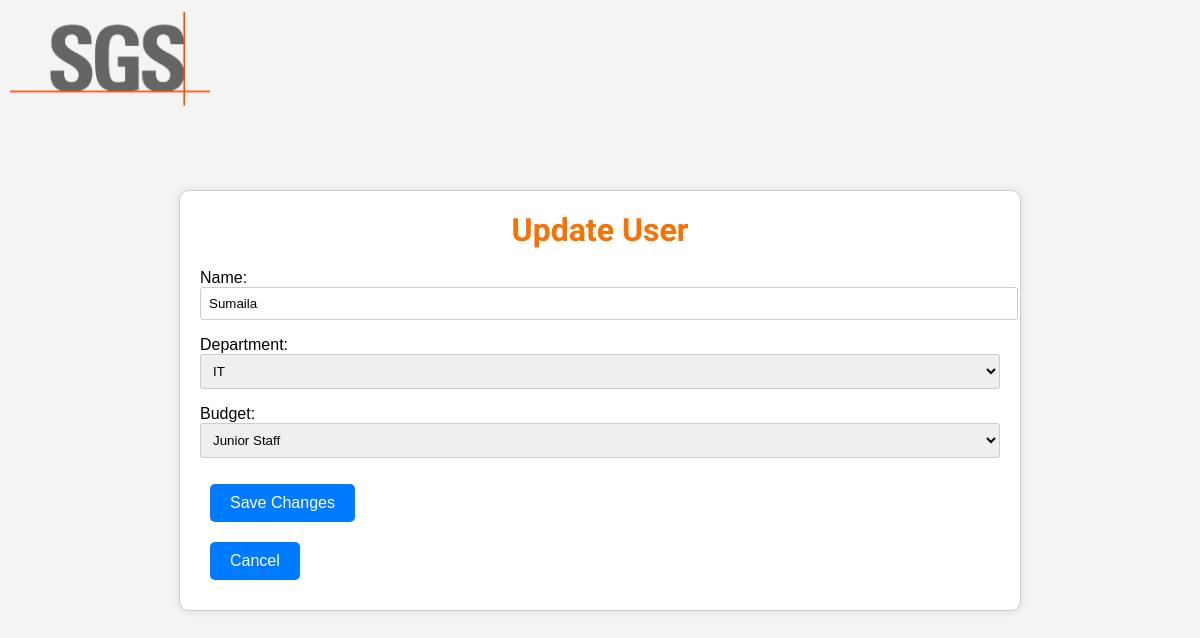
Page /users/update/1/ on the committed database.
### core/models.py (models this page shows, shortened)
class CustomUser(models.Model):
    name = models.CharField(max_length=100)
    department = models.ForeignKey(Department, on_delete=models.CASCADE)
    budget = models.ForeignKey(Budget, on_delete=models.SET_NULL, null=True, blank=True)

class Department(models.Model):
    name = models.CharField(max_length=100)
    def __str__(self):
        return self.name

### core/views.py (the view)
# urls.py: path('users/update/<int:user_id>/', views.update_user, name='update_user'),
def update_user(request, user_id):
    user = get_object_or_404(CustomUser, id=user_id)
    if request.method == 'POST':
        form = UserForm(request.POST, instance=user)
        if form.is_valid():
            form.save()
            return redirect('user_list')
    else:
        form = UserForm(instance=user)
    return render(request, 'core/update_user.html', {'form': form})

### core/forms.py
class UserForm(forms.ModelForm):
    class Meta:
        model = CustomUser
        fields = ['name', 'department', 'budget']

### core/models.py (called while the page is built)
    def __str__(self):
        return self.classification

### core/templates/core/update_user.html (shortened to what this page needs)
{% extends 'core/base.html' %}
{% block content %}
<div class="container">
    <div class="topbar">
        <div class="titlepart">
            <h1>Update User</h1>
        </div>
    </div>
    <form method="post">
        {{ form.as_p }}
        <button type="submit" class="button">Save Changes</button>
    </form>
    <a href="{% url 'user_list' %}" class="button">Cancel</a>
</div>
{% endblock %}

### core/static/core/styles.css (style rules this page uses)
body { margin: 0; padding: 0; display: flex; flex-direction: column; justify-content: space-between; min-height: 100vh; font-family: 'Exo 2', sans-serif; background-color: #f4f4f4; }
.container { padding: 20px; background-color: #fff; border: 1px solid #ccc; border-radius: 10px; box-shadow: 0 0 10px rgba(0,0,0,0.1); width: 100%; max-width: 800px; margin: 20px auto; }
.topbar { display: flex; justify-content: center; align-items: center; gap: 20px; }
.titlepart { text-align: center; }
h1, h2, h3, h4, h5, h6 { font-family: 'Exo 2', sans-serif; font-optical-sizing: auto; font-weight: 800; color: rgb(247, 114, 5); }
select, input[type="text"] { width: 100%; padding: 8px; border: 1px solid #ccc; border-radius: 3px; }
.button, .table-button, .footer-button { display: inline-block; padding: 10px 20px; margin: 10px; background-color: #007bff; color: #fff; text-decoration: none; border: none; border-radius: 5px; cursor: pointer; font-size: 1em; text-align: center; }

### core/static/core/home_page.css (style rules this page uses)
body { font-family: 'Exo 2', sans-serif; background-color: #f4f4f4; margin: 0; padding: 0; display: flex; justify-content: center; align-items: center; height: 100vh; }
.topbar { margin-bottom: 20px; }
.titlepart h1 { margin: 0; }
.button { background-color: #007bff; color: white; padding: 10px 20px; text-decoration: none; border-radius: 5px; transition: background-color 0.3s ease; }

### core/static/core/selectdepartment.css (style rules this page uses)
body { font-family: Arial, sans-serif; background-color: #f4f4f4; margin: 0; padding: 0; display: flex; justify-content: center; align-items: center; height: 100vh; }

### rows in the picture
CustomUser: name "Sumaila", department "IT", budget "Junior Staff"
